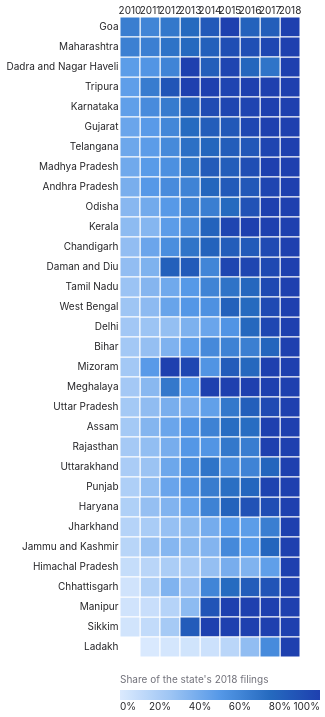

Vega-Lite specification stored for this chart:
### Vega-Lite specification from a JSON file in a GitHub repository (floating-point values rounded to 4 significant figures; data arrays with more than 128 entries replaced by an {"elided": "..."} marker saying what was removed)
{"config": {"view": {"continuousWidth": 300, "continuousHeight": 300, "stroke": null}, "axis": {"domainColor": "#E5E3DF", "gridColor": "#E5E3DF", "gridWidth": 0.75, "labelColor": "#71717A", "labelFont": "Inter, Arial, sans-serif", "labelFontSize": 10, "tickColor": "#E5E3DF", "titleColor": "#71717A", "titleFont": "Inter, Arial, sans-serif", "titleFontSize": 10, "titleFontWeight": 400}, "background": "#FFFFFF", "font": "Inter, Arial, sans-serif", "legend": {"labelColor": "#27272A", "labelFont": "Inter, Arial, sans-serif", "labelFontSize": 10, "symbolStrokeWidth": 2, "titleColor": "#71717A", "titleFont": "Inter, Arial, sans-serif", "titleFontSize": 10, "titleFontWeight": 400}}, "data": {"name": "data-8d58a6866ef0f3460bb2a93f60eb7712"}, "mark": {"type": "rect", "stroke": "#FFFFFF", "strokeWidth": 1}, "encoding": {"color": {"field": "relative", "legend": {"direction": "horizontal", "format": ".0%", "gradientLength": 200, "gradientThickness": 10, "orient": "bottom"}, "scale": {"clamp": true, "domain": [0, 1], "interpolate": "rgb", "range": ["#DBEAFE", "#9EC5F4", "#5598E7", "#256ABF", "#1E40AF"]}, "title": "Share of the state's 2018 filings", "type": "quantitative"}, "tooltip": [{"field": "state", "title": "State", "type": "nominal"}, {"field": "year", "title": "Filing year", "type": "ordinal"}, {"field": "filed", "format": ",.0f", "title": "Cases", "type": "quantitative"}, {"field": "relative", "format": ".0%", "title": "Share of 2018", "type": "quantitative"}], "x": {"axis": {"domain": false, "labelAngle": 0, "labelColor": "#27272A", "orient": "top", "ticks": false}, "field": "year", "title": null, "type": "ordinal"}, "y": {"axis": {"domain": false, "labelColor": "#27272A", "labelLimit": 190, "ticks": false}, "field": "state", "sort": ["Goa", "Maharashtra", "Dadra and Nagar Haveli", "Tripura", "Karnataka", "Gujarat", "Telangana", "Madhya Pradesh", "Andhra Pradesh", "Odisha", "Kerala", "Chandigarh", "Daman and Diu", "Tamil Nadu", "West Bengal", "Delhi", "Bihar", "Mizoram", "Meghalaya", "Uttar Pradesh", "Assam", "Rajasthan", "Uttarakhand", "Punjab", "Haryana", "Jharkhand", "Jammu and Kashmir", "Himachal Pradesh", "Chhattisgarh", "Manipur", "Sikkim"], "title": null, "type": "nominal"}}, "height": 640, "width": "container", "$schema": "https://vega.github.io/schema/vega-lite/v6.4.1.json", "datasets": {"data-8d58a6866ef0f3460bb2a93f60eb7712": {"elided": "287 records"}}, "description": "Filings in each year as a share of the state's 2018 filings."}
